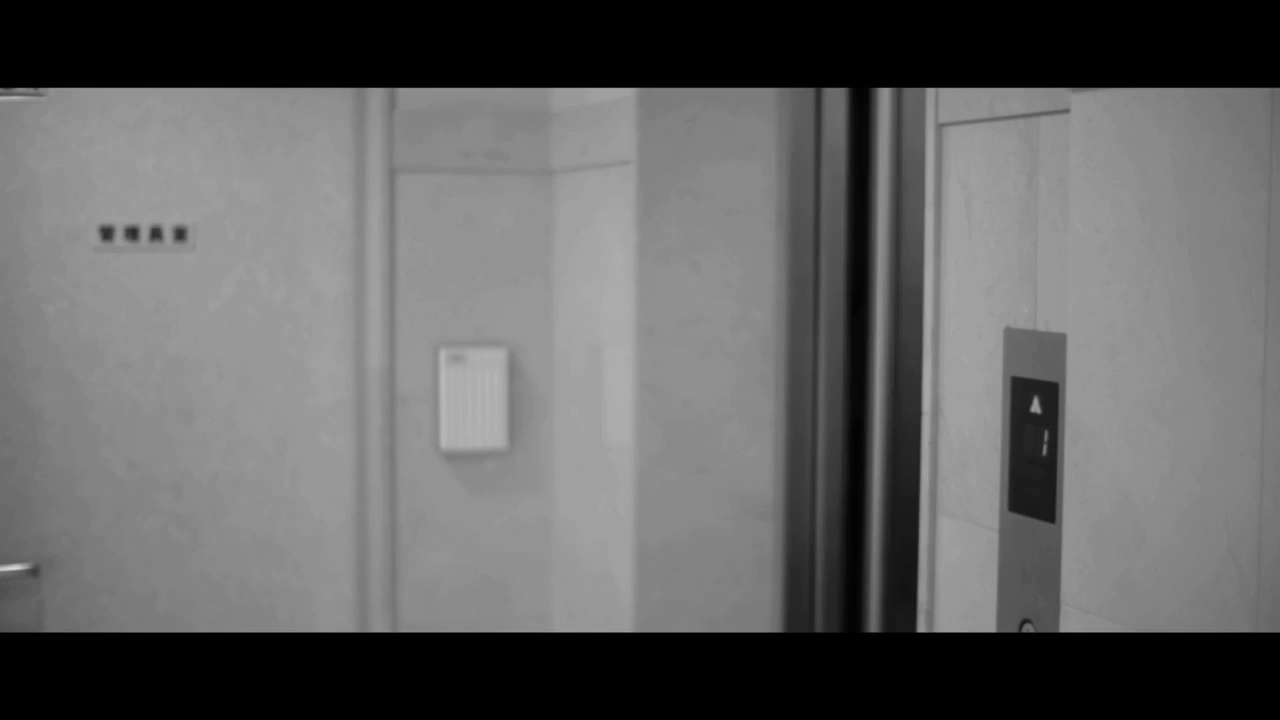
#> input picture simon_polly/data1/keyframes/keyframe_100_1042.jpg, 1280 x 720 px, found by its file name; its folder holds 4 pictures in this run
$ python store_keyframes.py
#> lines starting #> are read from the running program, lines starting #| are printed output that depends on the picture
import sqlite3
import os
from PIL import Image
import io

def create_database():
    conn = sqlite3.connect('simon_polly\data1\database_new.db')
    cursor = conn.cursor()

    #cursor.execute('''CREATE TABLE IF NOT EXISTS Videos (
                      #id INTEGER PRIMARY KEY,
                      #path TEXT,
                      #description TEXT)''')

    # Drop the Keyframes table if it exists
    cursor.execute('DROP TABLE IF EXISTS Keyframes')

    cursor.execute('''CREATE TABLE Keyframes (
                      id INTEGER PRIMARY KEY,
                      video_id INTEGER,
                      frame_index INTEGER,
                      timestamp TEXT,
                      image BLOB,
                      path TEXT,
                      description TEXT,
                      image_embedding TEXT,
                        text_embedding TEXT,
                      FOREIGN KEY(video_id) REFERENCES Videos(id))''')
    conn.commit()
    conn.close()

def insert_keyframe(video_id, frame_index, image_path):
#> called with video_id = 100, frame_index = 1042
    conn = sqlite3.connect('simon_polly\data1\database_new.db')
    cursor = conn.cursor()

    # Open the image and resize it
    with Image.open(image_path) as img:
#> img is the input picture: PIL image 1280x720 RGB; min 0, max 217, mean 99.1
        img = img.resize((100, 100))  # Resize the image to 100x100 pixels
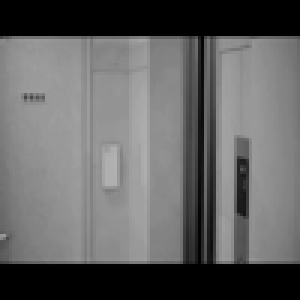
#> img: PIL image 100x100 RGB (shown 3 times larger); min 0, max 178, mean 99.1
        img_byte_arr = io.BytesIO()
        img.save(img_byte_arr, format='JPEG')
        image_blob = img_byte_arr.getvalue()

    cursor.execute('''INSERT INTO Keyframes (video_id, frame_index, image, path)
                      VALUES (?, ?, ?, ?)''', (video_id, frame_index, image_blob, image_path))
    conn.commit()
    conn.close()

def parse_keyframe_info(file_path):
    base_name = os.path.basename(file_path)
    name, ext = os.path.splitext(base_name)
    parts = name.split('_')
    if len(parts) == 3 and parts[0] == 'keyframe':
        try:
            video_id = int(parts[1]) if parts[1].isdigit() else None
            frame_index = int(parts[2])
            return video_id, frame_index
        except ValueError:
            raise ValueError(f"Error parsing video ID or frame index from {base_name}")
    else:
        raise ValueError(f"Filename {base_name} does not match the expected format 'keyframe_<video_id>_<frame_index>.jpg'")

if __name__ == "__main__":
    create_database()

    # Replace with your actual directory path containing keyframes
    keyframe_directory = r'simon_polly/data1/processed/keyframes'

    for filename in os.listdir(keyframe_directory):
        if filename.endswith('.jpg'):
            file_path = os.path.join(keyframe_directory, filename)
            try:
                video_id, frame_index = parse_keyframe_info(file_path)
                if video_id is not None:
                    print(f"Processing {filename}: video_id={video_id}, frame_index={frame_index}")  # Debugging statement
                    insert_keyframe(video_id, frame_index, file_path)
                else:
                    print(f"Skipping {filename}: No valid video_id")  # Debugging statement for skipped files
            except ValueError as e:
                print(e)
#> pass 2 of the loop `for filename in os.listdir(keyframe_directory):`:
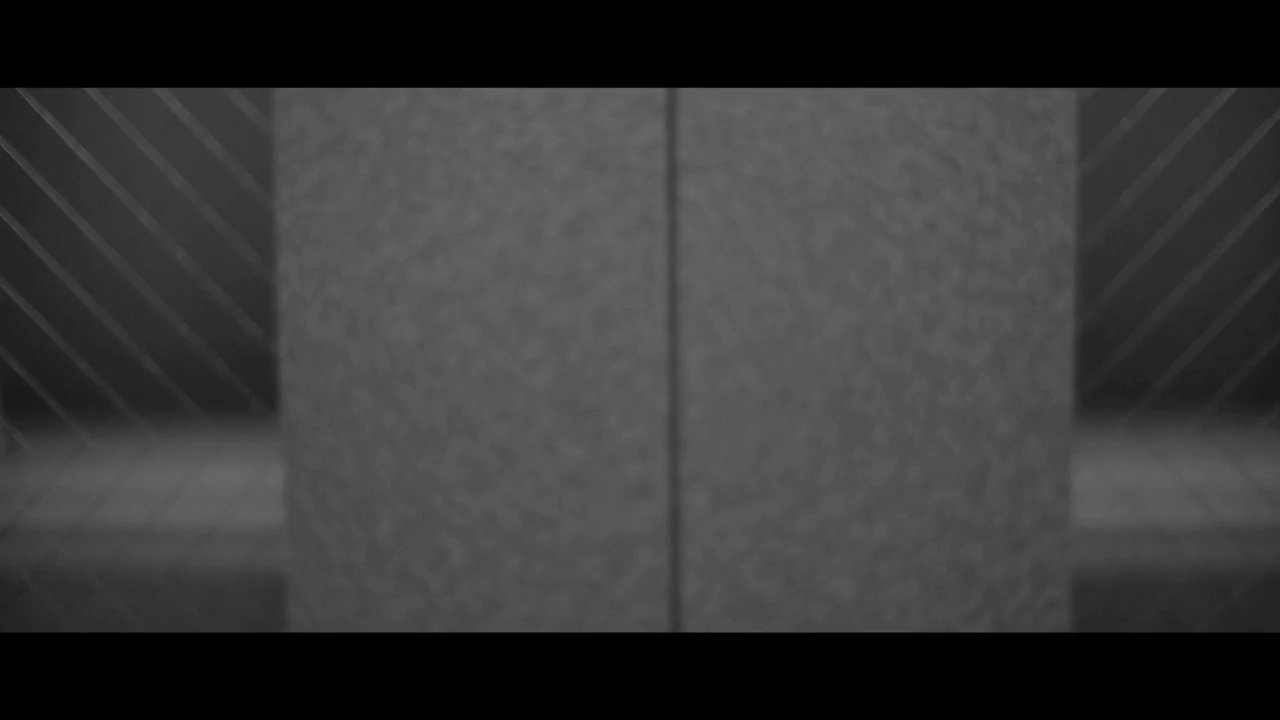
#> input picture simon_polly/data1/keyframes/keyframe_100_1111.jpg, 1280 x 720 px, found by its file name
#> in insert_keyframe, img is the input picture: PIL image 1280x720 RGB; min 0, max 103, mean 56
#> in insert_keyframe (call 2), `img = img.resize((100, 100))`:
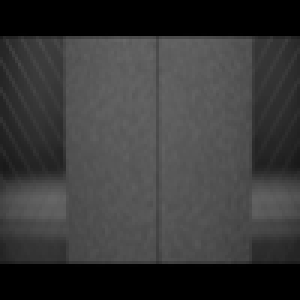
#> img: PIL image 100x100 RGB (shown 3 times larger); min 0, max 103, mean 56
#> pass 3 of the loop `for filename in os.listdir(keyframe_directory):`:
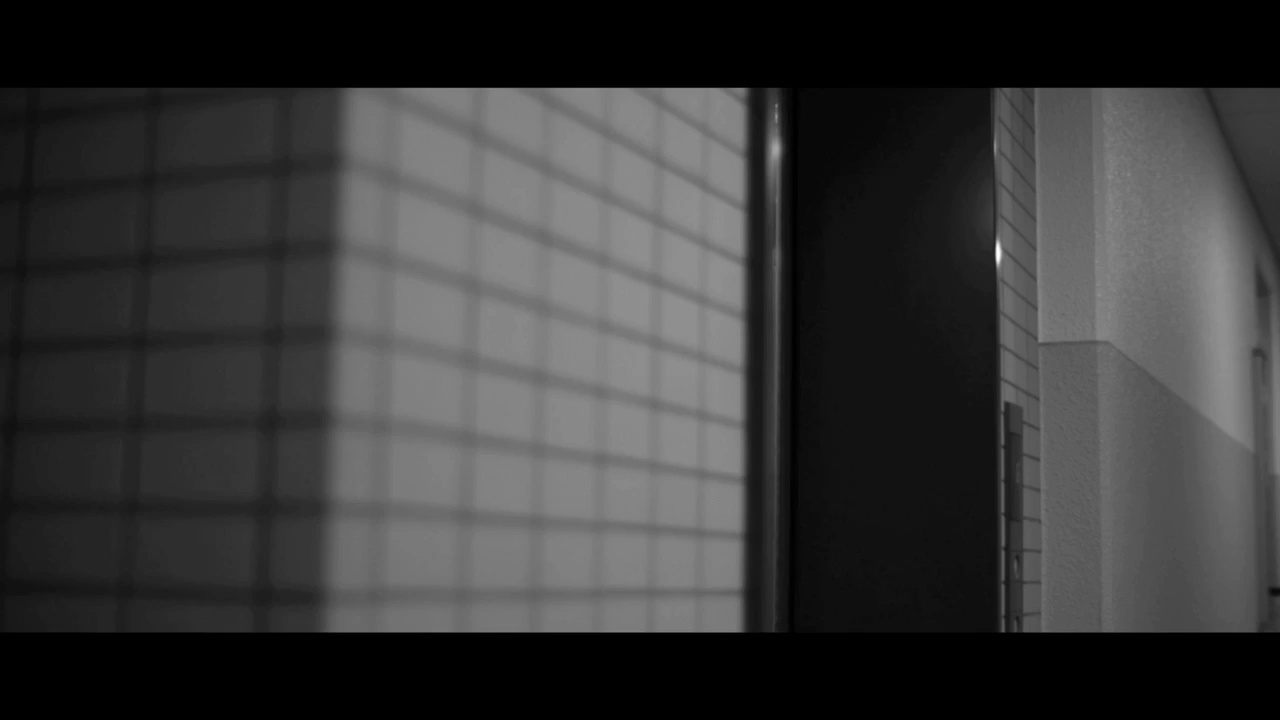
#> input picture simon_polly/data1/keyframes/keyframe_100_1218.jpg, 1280 x 720 px, found by its file name
#> in insert_keyframe, img is the input picture: PIL image 1280x720 RGB; min 0, max 255, mean 56.7
#> in insert_keyframe (call 3), `img = img.resize((100, 100))`:
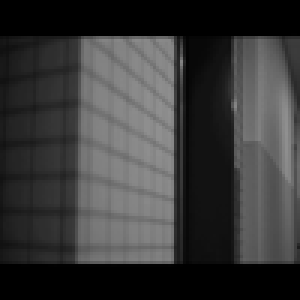
#> img: PIL image 100x100 RGB (shown 3 times larger); min 0, max 144, mean 56.7
#> the loop made 4 passes; the first 3 are shown
